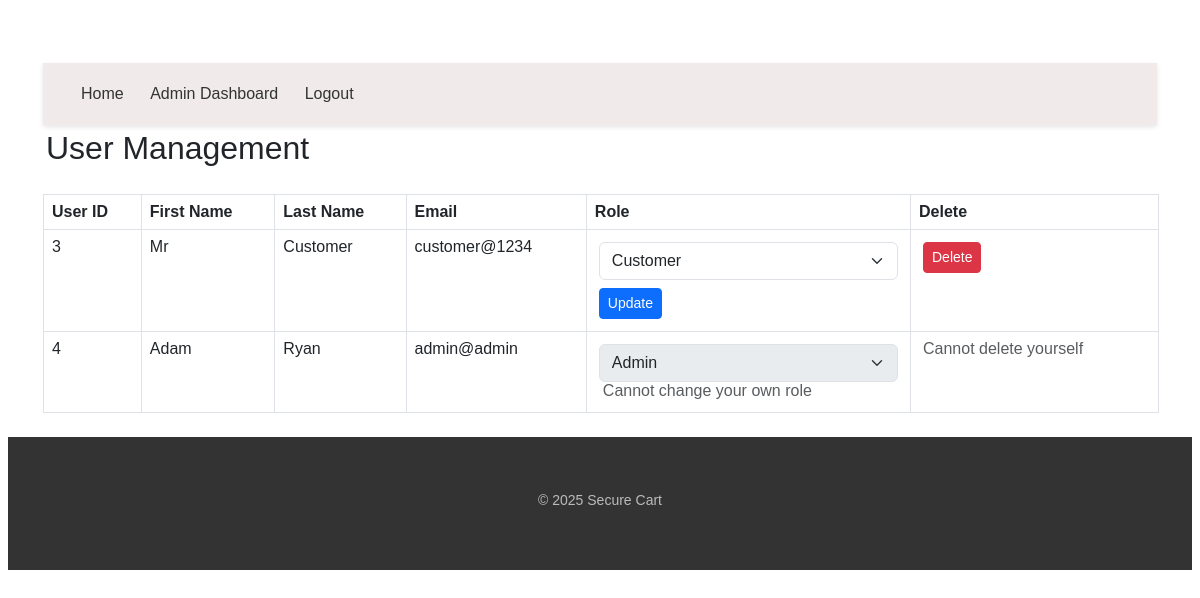
The page /admin/manage_users (signed in) on the database its author committed.
### models.py (models this page shows)
class User(db.Model, UserMixin):
    id = db.Column(db.Integer, primary_key=True)
    email = db.Column(db.String(150), unique=True, nullable=False)
    first_name = db.Column(db.String(50), nullable=False)
    last_name = db.Column(db.String(50), nullable=False)
    password = db.Column(db.String(255), nullable=False)
    roles = db.relationship('Role', secondary=roles_users, backref=db.backref('users', lazy='dynamic'))
    cart = db.relationship('CartItem', backref='user', lazy=True)
    orders = db.relationship('Order', backref='user', lazy=True)

### admin.py (the view)
@admin.route('/manage_users', methods = ['GET','POST'])
@login_required
def manage_users():
    if not is_admin():
        abort(403)
    users = User.query.all()
    all_roles = Role.query.all()
    return render_template('manage_users.html', users = users,all_roles = all_roles)

### __init__.py (called while the page is built)
def create_app():
    app = Flask(__name__)
    app.secret_key = 'my_secret_key'
    app.config ['SQLALCHEMY_DATABASE_URI'] = f'sqlite:///{DB_NAME}'
    db.init_app(app)
    from home import home
    from auth import auth
    from admin import admin
    from models import get_user
    login_manager = LoginManager()
    login_manager.login_view = 'auth.login'
    login_manager.init_app(app)
    @login_manager.user_loader
    def load_user(user_id):
        return get_user(user_id)
    app.register_blueprint(home, url_prefix = '/home')
    app.register_blueprint(auth,url_prefix = '/')
    app.register_blueprint(admin, url_prefix = '/admin')
    create_database(app)
    return app

### admin.py (called while the page is built)
def is_admin():
    admin_role = Role.query.filter_by(name='Admin').first()
    if admin_role not in current_user.roles:
        return False
    else:
        return True

### models.py (called while the page is built)
def get_user(user_id):
    return User.query.get(user_id)

### templates/manage_users.html (shortened to what this page needs)
{% extends "base.html" %}
{% block content %}
<div class="container mt-5">
    <header>
        <nav>
            <a href="{{ url_for('home.homepage') }}">Home</a>
            <a href="{{ url_for('admin.dashboard') }}">Admin Dashboard</a>
            <a href="{{ url_for('auth.logout') }}">Logout</a>
        </nav>
    </header>
    <h2 class="mb-4">User Management</h2>
    <table class="table table-bordered">
        <thead>
            <tr>
                <th>User ID</th>
                <th>First Name</th>
                <th>Last Name</th>
                <th>Email</th>
                <th>Role</th>
                <th>Delete</th>
            </tr>
        </thead>
        <tbody>
            {% for user in users %}
            <tr>
                <td>{{ user.id }}</td>
                <td>{{ user.first_name }}</td>
                <td>{{ user.last_name }}</td>
                <td>{{ user.email }}</td>
                <td>
                    <form action="{{ url_for('admin.update_role', user_id=user.id) }}" method="post">
                        <select name="role" class="form-select" {% if user.id == current_user.id %}disabled{% endif %}>
                            {% for role in all_roles %}
                            <option value="{{ role.name }}" {% if role in user.roles %}selected{% endif %}>
                                {{ role.name }}
                            </option>
                            {% endfor %}
                        </select>
                        {% if user.id != current_user.id %}
                        <button type="submit" class="btn btn-primary btn-sm mt-2">Update</button>
                        {% else %}
                        <span class="text-muted">Cannot change your own role</span>
                        {% endif %}
                    </form>
                </td>
                <td>
                    {% if user.id != current_user.id %}
                    <form action="{{ url_for('admin.delete_user', user_id=user.id) }}" method="post">
                        <button type="submit" class="btn btn-danger btn-sm">Delete</button>
                    </form>
                    {% else %}
                    <span class="text-muted">Cannot delete yourself</span>
                    {% endif %}
                </td>
            </tr>
            {% endfor %}
        </tbody>
    </table>
</div>
{% endblock %}

### templates/base.html (shortened to what this page needs)
<html lang="en">
<head>
    <link rel="stylesheet" href="/static/styles.css">
    <link rel="stylesheet" href="https://cdn.jsdelivr.net/npm/bootstrap@5.3.0/dist/css/bootstrap.min.css">
</head>
<body>
    <main>
        {% block content %}{% endblock %}
    </main>
    <footer>
        <p>&copy; 2025 Secure Cart</p>
    </footer>
</body>
</html>

### static/styles.css (style rules this page uses)
* { margin: 1; padding: 3; box-sizing: border-box; font-family: 'Arial', sans-serif; }
body { background-color: #f9f9f9; color: #333; line-height: 1.6; }
header { background-color: #f0eaea; box-shadow: 0 2px 5px rgba(0, 0, 0, 0.1); padding: 15px 30px; position: sticky; top: 0; z-index: 1000; }
header nav a { text-decoration: none; color: #333; box-align: center; font-size: 16px; margin-right: 15px; transition: color 0.3s ease; }
footer { background-color: #333; color: #fff; padding: 40px 20px; text-align: center; }
footer p { font-size: 14px; margin-top: 10px; color: #bbb; }

### rows shown on the page
User: id "3", first_name "Mr", last_name "Customer", email "customer@1234", shows "Update"
User: id "4", first_name "Adam", last_name "Ryan", email "admin@admin", shows "Cannot change your own role", shows "Cannot delete yourself"

### other values the page prints
form field role "Customer"
form field role "Admin"
